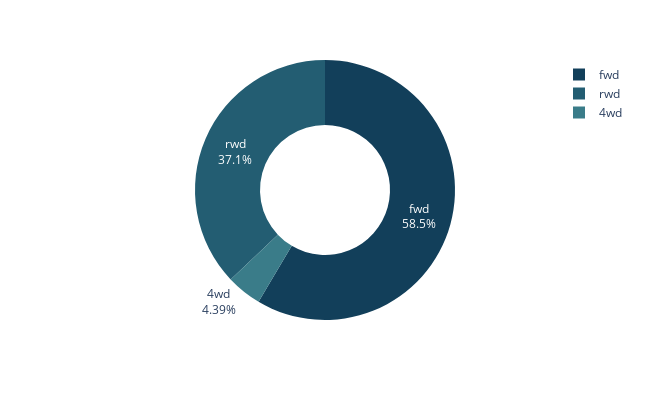

This figure's notebook cell:
### Code cell
drivewheel = df['drivewheel'].value_counts().reset_index()
drivewheel.columns = ['drivewheel', 'value_counts']

fig = px.pie(drivewheel, names = 'drivewheel', values = 'value_counts', color_discrete_sequence = 
            px.colors.sequential.Darkmint_r, width = 650, height = 400, hole = 0.5)
fig.update_traces(textinfo = 'percent+label')

### Figure 1 — Plotly figure (JSON) as saved in the notebook; plotly's stock layout.template omitted (floating-point values rounded to 4 significant figures)
{"data": [{"domain": {"x": [0, 1], "y": [0, 1]}, "hole": 0.5, "hovertemplate": "drivewheel=%{label}<br>value_counts=%{value}<extra></extra>", "labels": ["fwd", "rwd", "4wd"], "legendgroup": "", "name": "", "showlegend": true, "textinfo": "percent+label", "type": "pie", "values": [120, 76, 9]}], "layout": {"height": 400, "legend": {"tracegroupgap": 0}, "margin": {"t": 60}, "piecolorway": ["rgb(18, 63, 90)", "rgb(35, 93, 114)", "rgb(58, 124, 137)", "rgb(85, 156, 158)", "rgb(123, 188, 176)", "rgb(165, 219, 194)", "rgb(210, 251, 212)"], "width": 650}}
